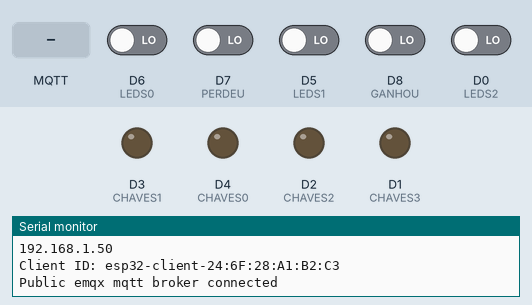
A sketch run on a simulated ESP8266 (NodeMCU). On the bench: output pins drawn as LEDs (lit = HIGH), the last lines printed to the serial monitor. The test bench sets the inputs (shaded band); at power-on: D0 (LEDS2), D5 (LEDS1), D6 (LEDS0), D7 (PERDEU), D8 (GANHOU) LOW. WiFi joins after 1.5 s; servers stay silent unless stated; no MQTT or app messages arrive unless stated.

Above: at 2.7 s.
2.8 s: MQTT message "1" arrives on the first subscribed topic
At 2.87 s:
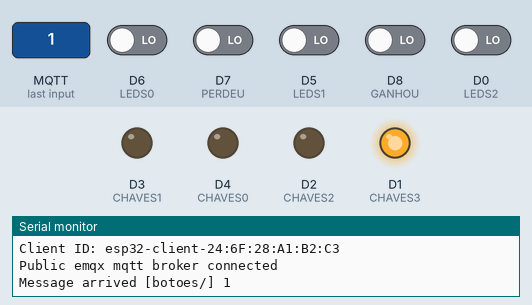
4.4 s: MQTT message "1" arrives on the second subscribed topic
At 5.7 s:
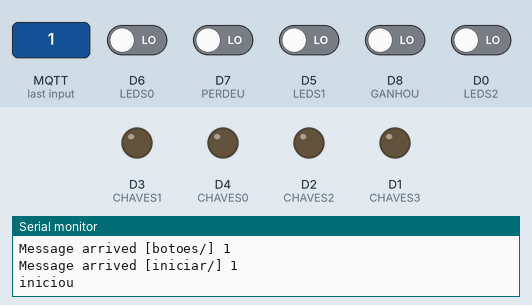
6.0 s: MQTT message "1" arrives on the third subscribed topic
At 6.9 s:
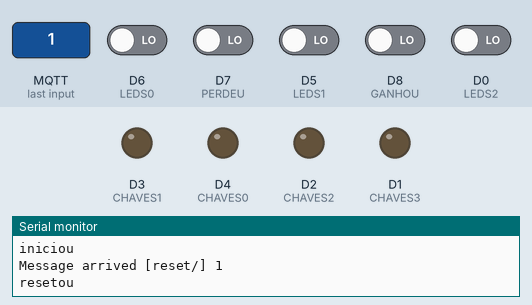
Timing chart, 0 to 9.0 s (numbered marks = the images above; inputs shaded):
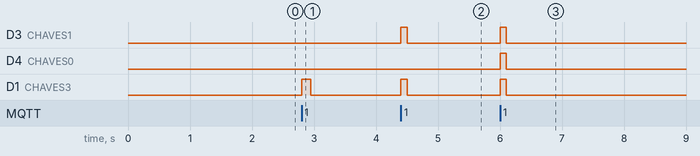

The sketch:

project_brokerCloud_PosLab.ino
```cpp
#include <ESP8266WiFi.h>
#include <PubSubClient.h>

// Update these with values suitable for your network.

const char* ssid = "izaque";
const char* password = "izaque123";
const char* mqtt_broker = "89027d54046045d3954ec8a3d6c7c9cf.s2.eu.hivemq.cloud";
const int mqtt_port = 8883;

String user = "placa";
String passwd = "garsoft-je05";
static const char *fingerprint PROGMEM = "EA 59 CA BD 80 01 01 E8 12 58 B6 4E A3 59 2B 5A 6E 60 BC F5";


WiFiClientSecure espClient;
PubSubClient client(espClient);
unsigned long lastMsg = 0;
#define MSG_BUFFER_SIZE  (50)
char msg[MSG_BUFFER_SIZE];
int leds_lido[2];
int value = 0;
unsigned int word_length = 4;
int ganhou;
int perdeu;

int tempoMQTT = 5000;

#define LEDS0 D6
#define LEDS1 D5
#define LEDS2 D0
// Não há mais sinais de iniciar e reset
//#define INICIAR D8
//#define RESET D7
#define CHAVES0 D4
#define CHAVES1 D3
#define CHAVES2 D2
#define CHAVES3 D1
#define PERDEU D7
#define GANHOU D8

/* é necessário definir mais pinos para algumas variáveis que foram criadas,
mas para isso seria necessario adquirir uma nova placa */

void setup() {
  pinMode(BUILTIN_LED, OUTPUT);     // Initialize the BUILTIN_LED pin as an output
  Serial.begin(115200);
  setup_wifi();
  espClient.setInsecure();
  //espClient.setCACert(root_ca);
  connect_mqtt();
  espClient.setFingerprint(fingerprint);      // enable this line and the the "certificate" code for secure connection
  pinMode(LEDS0, INPUT);
  pinMode(LEDS1, INPUT);
  pinMode(LEDS2, INPUT);
//pinMode(INICIAR, OUTPUT);
//pinMode(RESET, OUTPUT);
  pinMode(CHAVES0, OUTPUT);
  pinMode(CHAVES1, OUTPUT);
  pinMode(CHAVES2, OUTPUT);
  pinMode(CHAVES3, OUTPUT);
  pinMode(GANHOU, INPUT);
  pinMode(PERDEU, INPUT);
}

void loop() {

  client.loop();
  leds_lido[0] = digitalRead(LEDS0);
  leds_lido[1] = digitalRead(LEDS1);
  leds_lido[2] = digitalRead(LEDS2);
  ganhou = digitalRead(GANHOU);
  perdeu = digitalRead(PERDEU);

  for(int i=0; i<3; i++) {
    if(leds_lido[0] != 0 && leds_lido[1] != 0 && leds_lido[2] != 0){
      Serial.print(leds_lido[i]);

    }
  }
  if (leds_lido[0] == 1 && leds_lido[1] == 0 && leds_lido[2] == 0) {
    client.publish("leds/", "0001");
    delay(1000);
  }
  if (leds_lido[0] == 0 && leds_lido[1] == 1 && leds_lido[2] == 0) {
    client.publish("leds/", "0010");
    delay(1000);
  }
  if (leds_lido[0] == 0 && leds_lido[1] == 0 && leds_lido[2] == 1) {
    client.publish("leds/", "0100");
    delay(1000);
  }
  if (leds_lido[0] == 1 && leds_lido[1] == 1 && leds_lido[2] == 1){
    client.publish("leds/", "1000");
    delay(1000);
  }


  if (ganhou == 1) {
    client.publish("ganhou/", "1");
  }
  if (perdeu == 1) {
    client.publish("perdeu/", "1");
  }

  delay(1);
}

void connect_mqtt() {
    // MQTT
    client.setServer(mqtt_broker, mqtt_port);
    client.setCallback(callback);
    while (!client.connected()) {
        // Client Connection
        String client_id = "esp32-client-";
        client_id += String(WiFi.macAddress());
        Serial.printf("Client ID: %s\n", client_id.c_str());
        if (client.connect(client_id.c_str(), user.c_str(), passwd.c_str())) {
          Serial.println("Public emqx mqtt broker connected");
          client.subscribe("botoes/");
          client.subscribe("iniciar/"); // se inscreve no topico para controle do sinal iniciar na fpga
          client.subscribe("reset/"); // se inscreve no topico para controle do sinal reset na fpga
        }
        // Failed
        else{
          Serial.print("failed with state ");
          Serial.print(client.state());
          delay(tempoMQTT);
        }
    }
}

void setup_wifi() {

  delay(10);
  // We start by connecting to a WiFi network
  Serial.println();
  Serial.print("Connecting to ");
  Serial.println(ssid);

  WiFi.mode(WIFI_STA);
  WiFi.begin(ssid, password);

  while (WiFi.status() != WL_CONNECTED) {
    delay(500);
    Serial.print(".");
  }

  randomSeed(micros());

  Serial.println("");
  Serial.println("WiFi connected");
  Serial.println("IP address: ");
  Serial.println(WiFi.localIP());
}

void callback(char* topic, byte* payload, unsigned int length) {
  Serial.print("Message arrived [");
  Serial.print(topic);
  Serial.print("] ");
  for (int i = 0; i < length; i++) {
    Serial.print((char)payload[i]);
  }
  Serial.println();

  if (strcmp("iniciar/", topic)==0 && (char)payload[0]=='1') {
    digitalWrite(CHAVES0, LOW);
    digitalWrite(CHAVES1, HIGH);
    digitalWrite(CHAVES2, LOW);
    digitalWrite(CHAVES3, HIGH);
    delay(100);
    digitalWrite(CHAVES0, LOW);
    digitalWrite(CHAVES1, LOW);
    digitalWrite(CHAVES2, LOW);
    digitalWrite(CHAVES3, LOW);
    Serial.println("iniciou");
  }

  if (strcmp("reset/", topic)==0 && (char)payload[0]=='1') {
    digitalWrite(CHAVES0, HIGH);
    digitalWrite(CHAVES1, HIGH);
    digitalWrite(CHAVES2, LOW);
    digitalWrite(CHAVES3, HIGH);
    delay(100);
    digitalWrite(CHAVES0, LOW);
    digitalWrite(CHAVES1, LOW);
    digitalWrite(CHAVES2, LOW);
    digitalWrite(CHAVES3, LOW);
    Serial.println("resetou");
  }

  if(strcmp("botoes/", topic) == 0){
      if ((char)payload[0] == '0' && (char)payload[1] == '0' && (char)payload[2] == '0' && (char)payload[3] == '0') {
        digitalWrite(CHAVES0, LOW);
        digitalWrite(CHAVES1, LOW);
        digitalWrite(CHAVES2, LOW);
        digitalWrite(CHAVES3, LOW);
      }
      else if ((char)payload[0] == '0' && (char)payload[1] == '0' && (char)payload[2] == '0' && (char)payload[3] == '1') {
        digitalWrite(CHAVES0, HIGH);
        digitalWrite(CHAVES1, LOW);
        digitalWrite(CHAVES2, LOW);
        digitalWrite(CHAVES3, LOW);
        delay(150);
        digitalWrite(CHAVES0, LOW);
        digitalWrite(CHAVES1, LOW);
        digitalWrite(CHAVES2, LOW);
        digitalWrite(CHAVES3, LOW);
      }
      else if ((char)payload[0] == '0' && (char)payload[1] == '0' && (char)payload[2] == '1' && (char)payload[3] == '0') {
        digitalWrite(CHAVES0, LOW);
        digitalWrite(CHAVES1, HIGH);
        digitalWrite(CHAVES2, LOW);
        digitalWrite(CHAVES3, LOW);
        delay(150);
        digitalWrite(CHAVES0, LOW);
        digitalWrite(CHAVES1, LOW);
        digitalWrite(CHAVES2, LOW);
        digitalWrite(CHAVES3, LOW);
      }
      else if ((char)payload[0] == '0' && (char)payload[1] == '1' && (char)payload[2] == '0' && (char)payload[3] == '0') {
        digitalWrite(CHAVES0, LOW);
        digitalWrite(CHAVES1, LOW);
        digitalWrite(CHAVES2, HIGH);
        digitalWrite(CHAVES3, LOW);
        delay(150);
        digitalWrite(CHAVES0, LOW);
        digitalWrite(CHAVES1, LOW);
        digitalWrite(CHAVES2, LOW);
        digitalWrite(CHAVES3, LOW);
      }
      else {
        digitalWrite(CHAVES0, LOW);
        digitalWrite(CHAVES1, LOW);
        digitalWrite(CHAVES2, LOW);
        digitalWrite(CHAVES3, HIGH);
        delay(150);
        digitalWrite(CHAVES0, LOW);
        digitalWrite(CHAVES1, LOW);
        digitalWrite(CHAVES2, LOW);
        digitalWrite(CHAVES3, LOW);
      }
    }
}
```

Measured:
- after the input at 2.8 s, D1 (CHAVES3): LOW → HIGH at once, → LOW 0.15 s later
- after the input at 4.4 s, D3 (CHAVES1), D1 (CHAVES3): LOW → HIGH at once, → LOW 0.10 s later
- after the input at 6.0 s, D3 (CHAVES1), D4 (CHAVES0), D1 (CHAVES3): LOW → HIGH at once, → LOW 0.10 s later
